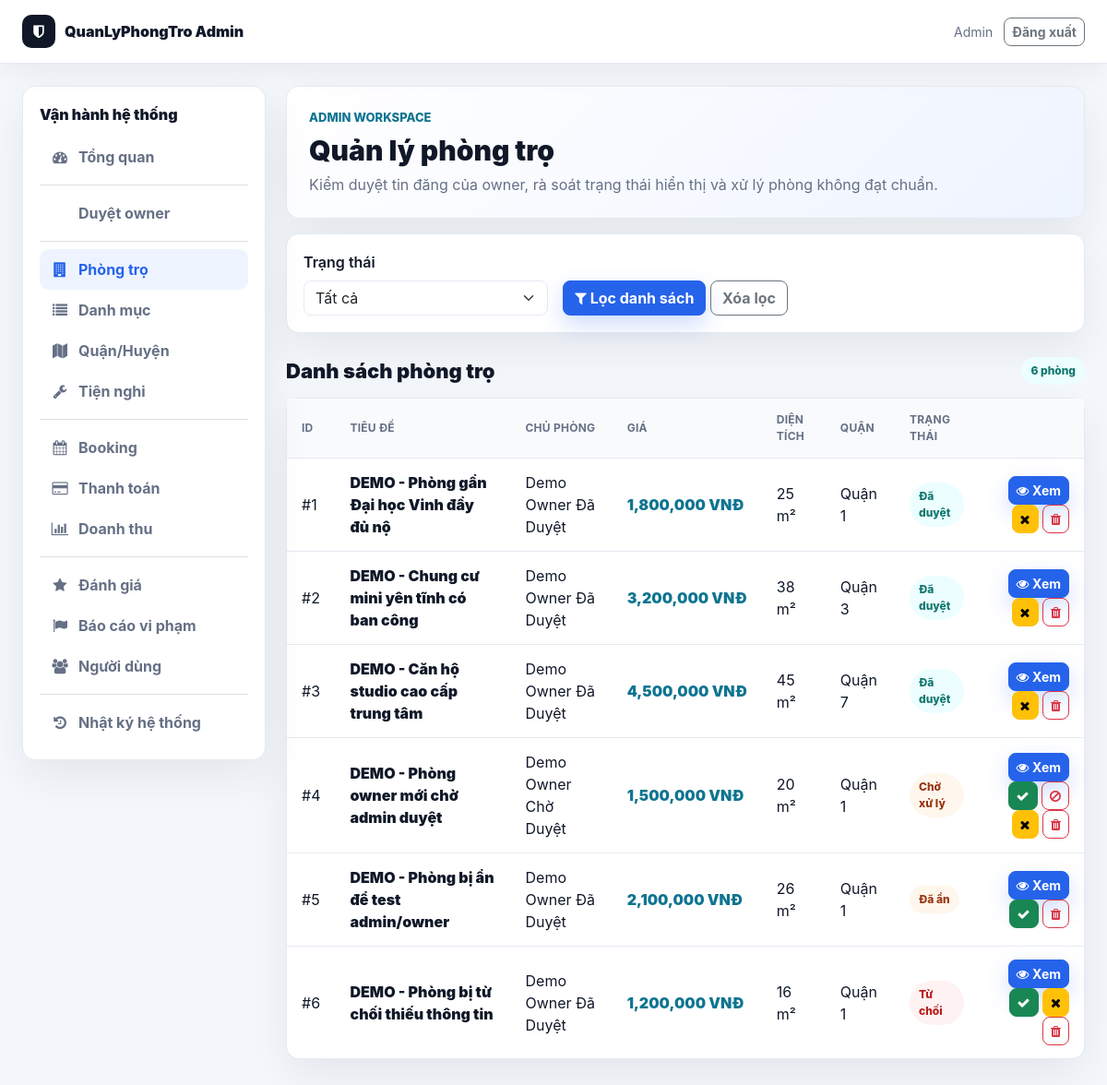
Screenshot of /public/admin/motels.php (signed in) with the database file from the repository.
### tables this page shows
CREATE TABLE `motels` (
  `id` int(11) NOT NULL,
  `title` varchar(255) NOT NULL,
  `description` text DEFAULT NULL,
  `price` int(11) NOT NULL,
  `deposit_amount` int(11) NOT NULL DEFAULT 0,
  `area` int(11) DEFAULT NULL,
  `address` varchar(255) DEFAULT NULL,
  `province_code` varchar(20) DEFAULT NULL,
  `province_name` varchar(120) DEFAULT NULL,
  `district_code` varchar(20) DEFAULT NULL,
  `district_name` varchar(120) DEFAULT NULL,
  `ward_code` varchar(20) DEFAULT NULL,
  `ward_name` varchar(120) DEFAULT NULL,
  `street_address` varchar(255) DEFAULT NULL,
  `address_api_source` varchar(80) DEFAULT NULL,
  `lat` decimal(10,8) DEFAULT NULL,
  `lng` decimal(11,8) DEFAULT NULL,
  `phone` varchar(20) DEFAULT NULL,
  `user_id` int(11) NOT NULL,
  `category_id` int(11) DEFAULT NULL,
  `district_id` int(11) DEFAULT NULL,
  `status` enum('pending','approved','hidden','rejected') DEFAULT 'pending',
  `room_status` enum('available','reserved','rented','unavailable') NOT NULL DEFAULT 'available',
  `rejection_reason` text DEFAULT NULL,
  `rejected_by` int(11) DEFAULT NULL,
  `rejected_at` datetime DEFAULT NULL,
  `count_view` int(11) DEFAULT 0,
  `created_at` timestamp NOT NULL DEFAULT current_timestamp(),
  `updated_at` timestamp NULL DEFAULT NULL,
  `bedrooms` int(11) DEFAULT 0,
  `bathrooms` int(11) DEFAULT 0,
  `max_people` int(11) DEFAULT NULL,
  `utilities` text DEFAULT NULL,
  `furniture` text DEFAULT NULL,
  `verification_status` varchar(30) NOT NULL DEFAULT 'unverified',
  `health_score` int(11) NOT NULL DEFAULT 0,
  `is_featured` tinyint(1) NOT NULL DEFAULT 0,
  `available_from` date DEFAULT NULL,
  `service_fee` int(11) NOT NULL DEFAULT 0,
  `electricity_unit_price` int(11) NOT NULL DEFAULT 0,
  `water_fee_per_person` int(11) NOT NULL DEFAULT 0,
  `internet_fee` int(11) NOT NULL DEFAULT 0,
  `parking_fee` int(11) NOT NULL DEFAULT 0,
  `other_fee` int(11) NOT NULL DEFAULT 0,
  `service_note` varchar(255) DEFAULT NULL,
  `deposit_months` decimal(3,1) NOT NULL DEFAULT 1.0
);

CREATE TABLE `users` (
  `id` int(11) NOT NULL,
  `name` varchar(100) DEFAULT NULL,
  `email` varchar(150) DEFAULT NULL,
  `password` varchar(255) DEFAULT NULL,
  `reset_token` varchar(64) DEFAULT NULL,
  `reset_expires` datetime DEFAULT NULL,
  `force_password_change` tinyint(1) NOT NULL DEFAULT 0,
  `phone` varchar(20) DEFAULT NULL,
  `avatar` varchar(255) DEFAULT NULL,
  `role` enum('user','owner','admin') DEFAULT 'user',
  `created_at` timestamp NOT NULL DEFAULT current_timestamp(),
  `status` varchar(20) DEFAULT 'pending',
  `owner_verification_status` enum('not_required','pending_verification','submitted','approved','rejected') NOT NULL DEFAULT 'not_required',
  `approved_by` int(11) DEFAULT NULL,
  `approved_at` datetime DEFAULT NULL,
  `rejection_reason` text DEFAULT NULL,
  `address` text DEFAULT NULL,
  `idcard_number` varchar(50) DEFAULT NULL,
  `trust_score` int(11) NOT NULL DEFAULT 0,
  `admin_note` text DEFAULT NULL,
  `verified_at` datetime DEFAULT NULL,
  `verification_submitted_at` datetime DEFAULT NULL,
  `verification_reviewed_by` int(11) DEFAULT NULL,
  `verification_reviewed_at` datetime DEFAULT NULL,
  `verification_rejection_reason` text DEFAULT NULL,
  `id_card_front` varchar(255) DEFAULT NULL,
  `id_card_back` varchar(255) DEFAULT NULL,
  `selfie_image` varchar(255) DEFAULT NULL,
  `bank_name` varchar(100) DEFAULT NULL,
  `bank_account_no` varchar(50) DEFAULT NULL,
  `bank_account_name` varchar(100) DEFAULT NULL,
  `bank_verified_at` datetime DEFAULT NULL,
  `notify_email` tinyint(1) DEFAULT 1,
  `notify_booking` tinyint(1) DEFAULT 1,
  `show_phone` tinyint(1) DEFAULT 1,
  `dark_mode` tinyint(1) DEFAULT 0
);

CREATE TABLE `districts` (
  `id` int(11) NOT NULL,
  `name` varchar(255) DEFAULT NULL,
  `province_code` varchar(20) DEFAULT NULL,
  `district_code` varchar(20) DEFAULT NULL
);

### public/admin_init.php (called while the page is built, shortened)
<?php
require_once __DIR__ . '/../config/database.php';
require_once __DIR__ . '/../core/Database.php';
require_once __DIR__ . '/../core/Motel.php';
require_once __DIR__ . '/../core/Payment.php';
require_once __DIR__ . '/../app/controller/MotelController.php';
require_once __DIR__ . '/../app/controller/ActivityLogController.php';
$db = new Database($conn);
?>

### app/controller/MotelController.php (called while the page is built, shortened)
<?php
class MotelController
{
    private $motel;
    public function __construct($db, $activityLog = null)
    {
        $this->motel = new Motel($db);
    }
    public function listMotels()
    {
        $page = isset($_GET['page']) ? (int)$_GET['page'] : 1;
        $status = isset($_GET['status']) ? $_GET['status'] : '';
        $motels = $this->motel->getAll($page, ITEMS_PER_PAGE, $status);
        $total = $this->motel->getTotal($status);
        $total_pages = ceil($total / ITEMS_PER_PAGE);
        return [
            'motels' => $motels,
            'total' => $total,
            'page' => $page,
            'total_pages' => $total_pages,
            'status' => $status
        ];
    }
}

### core/Motel.php (called while the page is built, shortened)
<?php
class Motel {
    private $db;
    public function __construct($database) {
        $this->db = $database;
    }
    public function getAll($page = 1, $limit = ITEMS_PER_PAGE, $status = '') {
        $offset = ($page - 1) * $limit;
        $sql = "SELECT m.*, u.name as owner_name, c.name as category_name, d.name as district_name
                FROM motels m
                LEFT JOIN users u ON m.user_id = u.id
                LEFT JOIN categories c ON m.category_id = c.id
                LEFT JOIN districts d ON m.district_id = d.id";
        $sql .= " ORDER BY m.created_at DESC LIMIT $offset, $limit";
        return $this->db->getRows($sql);
    }
    public function getTotal($status = '') {
        $where = '';
        return $this->db->count('motels', $where);
    }
}
?>

### core/Database.php (called while the page is built, shortened)
<?php
class Database {
    private $conn;
    public function __construct($connection) {
        $this->conn = $connection;
    }
    public function getRows($sql) {
        $result = $this->conn->query($sql);
        if ($result && $result->num_rows > 0) {
            $rows = [];
            while ($row = $result->fetch_assoc()) {
                $rows[] = $row;
            }
            return $rows;
        }
        return [];
    }
    public function count($table, $where = '') {
        $sql = "SELECT COUNT(*) as count FROM $table";
        $result = $this->conn->query($sql);
        if ($result) {
            $row = $result->fetch_assoc();
            return $row['count'];
        }
        return 0;
    }
}
?>

### public/admin/motels.php (the view, shortened to what this page needs)
<?php
require_once __DIR__ . '/../admin_init.php';
require_once __DIR__ . '/layout.php';
$activityLog = new ActivityLog($db);
$controller = new MotelController($db, $activityLog);
$data = $controller->listMotels();
?>
<div class="wb-card mb-3">
    <form method="GET" class="row g-3 align-items-end">
        <div class="col-md-4">
            <label class="form-label fw-semibold">Trạng thái</label>
            <select name="status" class="form-select">
                <option value="">Tất cả</option>
            </select>
        </div>
        <div class="col-md-8">
            <button type="submit" class="btn btn-primary"><i class="fa fa-filter"></i> Lọc danh sách</button>
            <a href="<?php echo ADMIN_URL; ?>motels.php" class="btn btn-outline-secondary">Xóa lọc</a>
        </div>
    </form>
</div>
<div class="wb-section-head">
    <h2>Danh sách phòng trọ</h2>
    <span class="wb-pill"><?php echo (int)($data['total'] ?? 0); ?> phòng</span>
</div>
<div class="wb-table-card">
    <?php if (!empty($data['motels'])): ?>
        <table class="wb-table">
            <thead>
                <tr>
                    <th>ID</th>
                    <th>Tiêu đề</th>
                    <th>Chủ phòng</th>
                    <th>Giá</th>
                    <th>Diện tích</th>
                    <th>Quận</th>
                    <th>Trạng thái</th>
                    <th></th>
                </tr>
            </thead>
            <tbody>
                <?php foreach ($data['motels'] as $motel): ?>
                    <?php $status = (string)($motel['status'] ?? 'pending'); ?>
                    <tr>
                        <td>#<?php echo (int)$motel['id']; ?></td>
                        <td class="wb-title"><?php echo admin_e(substr((string)($motel['title'] ?? 'N/A'), 0, 55)); ?></td>
                        <td><?php echo admin_e($motel['owner_name'] ?? 'N/A'); ?></td>
                        <td class="wb-price"><?php echo admin_money($motel['price'] ?? 0); ?></td>
                        <td><?php echo admin_e((string)($motel['area'] ?? 'N/A')); ?> m²</td>
                        <td><?php echo admin_e($motel['district_name'] ?? 'N/A'); ?></td>
                        <td><span class="wb-pill <?php echo admin_pill_class($status); ?>"><?php echo admin_status_label($status); ?></span></td>
                        <td class="text-end">
                            <a href="<?php echo ADMIN_URL . 'motel_detail.php?id=' . (int)$motel['id']; ?>" class="btn btn-sm btn-primary"><i class="fa fa-eye"></i> Xem</a>
                            <?php if (in_array($status, ['pending', 'hidden', 'rejected'], true)): ?>
                                <form method="POST" class="d-inline" onsubmit="return confirm('Duyệt/phục hồi phòng này?');">
                                    <button type="submit" class="btn btn-sm btn-success"><i class="fa fa-check"></i></button>
                                </form>
                            <?php endif; ?>
                            <?php if ($status === 'pending'): ?>
                                <form method="POST" class="d-inline" onsubmit="const reason = prompt('Nhập lý do từ chối tin phòng:'); if (!reason) return false; this.rejection_reason.value = reason; return true;">
                                    <button type="submit" class="btn btn-sm btn-outline-danger"><i class="fa fa-ban"></i></button>
                                </form>
                            <?php endif; ?>
                            <?php if ($status !== 'hidden'): ?>
                                <form method="POST" class="d-inline" onsubmit="return confirm('Ẩn phòng này?');">
                                    <button type="submit" class="btn btn-sm btn-warning"><i class="fa fa-times"></i></button>
                                </form>
                            <?php endif; ?>
                            <form method="POST" class="d-inline" onsubmit="return confirm('Xóa phòng này?');">
                                <button type="submit" class="btn btn-sm btn-outline-danger"><i class="fa fa-trash"></i></button>
                            </form>
                        </td>
                    </tr>
                <?php endforeach; ?>
            </tbody>
        </table>
    <?php else: ?>
        <div class="wb-empty">Không có phòng trọ phù hợp bộ lọc.</div>
    <?php endif; ?>
</div>

### public/assets/css/modern.css (style rules this page uses)
:root { --app-bg: #f4f7fb; --app-surface: #ffffff; --app-surface-soft: #f8fafc; --app-text: #172033; --app-muted: #667085; --app-border: #e5eaf2; --app-primary: #2563eb; --app-primary-dark: #1e40af; --app-accent: #14b8a6; --app-warning: #f59e0b; --app-danger: #dc2626; --app-success: #16a34a; --app-shadow: 0 14px 40px rgba(15, 23, 42, 0.08); --app-radius: 8px; }
body { background: var(--app-bg) !important; color: var(--app-text); font-family: "Inter", "Segoe UI", Arial, sans-serif !important; }
*, *::before, *::after { box-sizing: border-box; }
.btn, button, .btn-primary, .btn-view, .btn-search, .btn-cta { border-radius: var(--app-radius) !important; font-weight: 700; }
.btn-primary, .btn-view, .btn-search { background: var(--app-primary) !important; border-color: var(--app-primary) !important; box-shadow: 0 10px 24px rgba(37, 99, 235, 0.22); }
.form-control, .form-select, input, textarea, select { border-radius: var(--app-radius) !important; border-color: var(--app-border) !important; }

### public/assets/css/workbench.css (style rules this page uses)
:root { --wb-bg: #f4f7fb; --wb-surface: #ffffff; --wb-soft: #f8fafc; --wb-text: #101828; --wb-muted: #667085; --wb-border: #e5eaf2; --wb-primary: #2563eb; --wb-primary-dark: #1e40af; --wb-accent: #0e7490; --wb-success: #16a34a; --wb-warning: #f59e0b; --wb-danger: #dc2626; --wb-shadow: 0 18px 50px rgba(15, 23, 42, .07); }
body.workbench { min-height: 100vh; margin: 0; background: var(--wb-bg) !important; color: var(--wb-text); font-family: "Inter", "Segoe UI", Arial, sans-serif; }
.wb-sidebar, .wb-hero, .wb-card, .wb-table-card, .wb-list-card { background: var(--wb-surface); border: 1px solid var(--wb-border); border-radius: 14px; box-shadow: var(--wb-shadow); }
.wb-card { padding: 18px; }
.wb-section-head { margin: 26px 0 14px; display: flex; align-items: center; justify-content: space-between; gap: 12px; }
.wb-section-head h2 { margin: 0; font-size: 22px; font-weight: 950; }
.wb-pill { display: inline-flex; align-items: center; gap: 6px; padding: 6px 10px; border-radius: 999px; background: #ecfeff; color: #0f766e; font-size: 12px; font-weight: 850; }
.wb-pill.warning { background: #fff7ed; color: #9a3412; }
.wb-pill.danger { background: #fef2f2; color: #b91c1c; }
.wb-table { width: 100%; margin: 0; }
.wb-table th, .wb-table td { padding: 14px 16px; border-bottom: 1px solid var(--wb-border); vertical-align: middle; }
.wb-table th { color: var(--wb-muted); background: var(--wb-soft); font-size: 12px; text-transform: uppercase; letter-spacing: .02em; }
.wb-table tr:last-child td { border-bottom: 0; }
.wb-title { color: var(--wb-text); font-weight: 900; }
.wb-price { color: var(--wb-accent); font-weight: 950; white-space: nowrap; }

### rows the page displays
motels: id "1", title "DEMO - Phòng gần Đại học Vinh đầy đủ nộ", user.name "Demo Owner Đã Duyệt", price "1,800,000 VNĐ", area "25", district.name "Quận 1", status "Đã duyệt"
motels: id "2", title "DEMO - Chung cư mini yên tĩnh có ban công", user.name "Demo Owner Đã Duyệt", price "3,200,000 VNĐ", area "38", district.name "Quận 3", status "Đã duyệt"
motels: id "3", title "DEMO - Căn hộ studio cao cấp trung tâm", user.name "Demo Owner Đã Duyệt", price "4,500,000 VNĐ", area "45", district.name "Quận 7", status "Đã duyệt"
motels: id "4", title "DEMO - Phòng owner mới chờ admin duyệt", user.name "Demo Owner Chờ Duyệt", price "1,500,000 VNĐ", area "20", district.name "Quận 1", status "Chờ xử lý"
motels: id "5", title "DEMO - Phòng bị ẩn để test admin/owner", user.name "Demo Owner Đã Duyệt", price "2,100,000 VNĐ", area "26", district.name "Quận 1", status "Đã ẩn"
motels: id "6", title "DEMO - Phòng bị từ chối thiếu thông tin", user.name "Demo Owner Đã Duyệt", price "1,200,000 VNĐ", area "16", district.name "Quận 1", status "Từ chối"

### other values shown
admin_e(admin_current_name()) "Admin"
admin_e($item['label']) "Tổng quan"
admin_e($item['label']) "Duyệt owner"
admin_e($item['label']) "Phòng trọ"
admin_e($item['label']) "Danh mục"
admin_e($item['label']) "Quận/Huyện"
admin_e($item['label']) "Tiện nghi"
admin_e($item['label']) "Booking"
admin_e($item['label']) "Thanh toán"
admin_e($item['label']) "Doanh thu"
admin_e($item['label']) "Đánh giá"
admin_e($item['label']) "Báo cáo vi phạm"
admin_e($item['label']) "Người dùng"
admin_e($item['label']) "Nhật ký hệ thống"
admin_e($title) "Quản lý phòng trọ"
